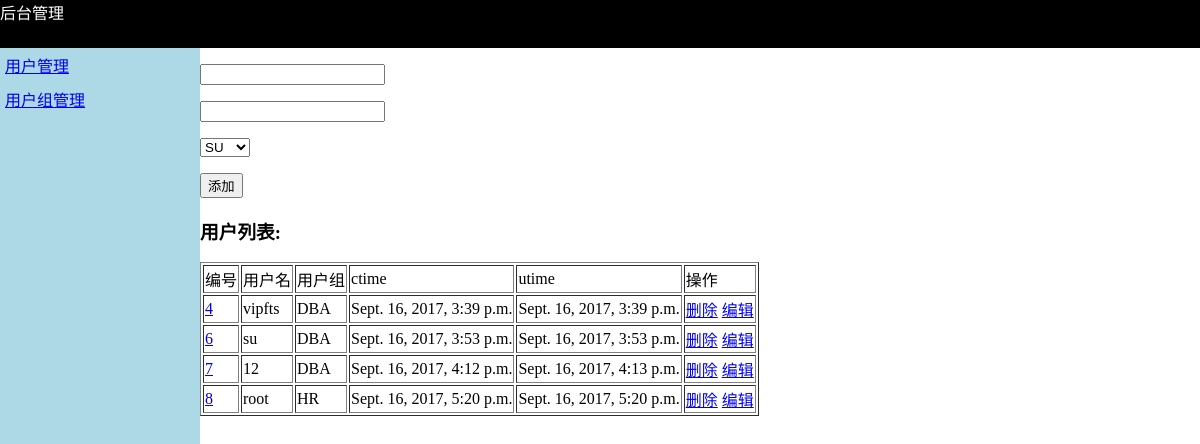
Page /cmdb/user_info/ on the committed database.
### cmdb/models.py (models this page shows)
class UserInfo(models.Model):
    username = models.CharField(max_length=32, error_messages={"required": ("必填")})
    password = models.CharField(max_length=64,help_text="请输入8位以上密码",verbose_name="pwd")
    email = models.EmailField(max_length=64)
    gender = models.CharField(max_length=10, null=True)
    ctime = models.DateTimeField(auto_now_add=True, null=True)
    utime = models.DateTimeField(auto_now=True, null=True)
    user_types = (
        (1, "超级管理员"),
        (2, "管理员"),
        (3, "普通用户"),
    )
    user_type_id = models.IntegerField(choices=user_types, default=3)
    user_group = models.ForeignKey("UserGroup", to_field="uid", default=1)

class UserGroup(models.Model):
    uid = models.AutoField(primary_key=True)
    caption = models.CharField(max_length=32)
    ctime = models.DateTimeField(auto_now_add=True, null=True)
    utime = models.DateTimeField(auto_now=True, null=True)

### cmdb/views.py (the view)
class UserInfo(View):
    def get(self, request):
        user_list = models.UserInfo.objects.all()
        user_group = models.UserGroup.objects.all()
        return render(request, 'user_info.html', {"user_list":user_list,"user_group":user_group})

### templates/user_info.html (shortened to what this page needs)
<!DOCTYPE html>
<html lang="en">
<head>
</head>
<body>
<div class="pg-header">后台管理</div>
<div class="pg-body-left">
    <a class="menu" href="/cmdb/user_info/">用户管理</a>
    <a class="menu" href="/cmdb/user_group">用户组管理</a>
</div>
<div class="pg-body-right">
    <div>
        <form action="/cmdb/signup/" method="post">
            <p><input type="text" name="username"/></p>
            <p><input type="text" name="password"/></p>
            <p>
                <select name="usergroup" id="s1">
                    {% for group in user_group %}
                        {% if group.uid == 2 %}
                            <option value="{{ group.uid }}" selected="selected">{{ group.caption }}</option>
                            {% else %}
                            <option value="{{ group.uid }}">{{ group.caption }}</option>
                        {% endif %}
                    {% endfor %}
                </select>
            </p>
            <input type="submit" value="添加">
        </form>
    </div>
    <h3>用户列表:</h3>
    <table border="1">
        <thead>
            <td>编号</td>
            <td>用户名</td>
            <td>用户组</td>
            <td>ctime</td>
            <td>utime</td>
            <td>操作</td>
        </thead>
        <tbody>
            {% for row in user_list %}
                <tr>
                    <td><a href="/cmdb/userdetail-{{ row.id }}/">{{ row.id }}</a></td>
                    <td>{{ row.username }}</td>
                    <td>{{ row.user_group.caption }}</td>
                    <td>{{ row.ctime }}</td>
                    <td>{{ row.utime }}</td>
                    <td>
                        <a href="/cmdb/deluser-{{ row.id }}/">删除</a>
                        <a href="/cmdb/edituser-{{ row.id }}/">编辑</a>
                    </td>
                </tr>
            {% endfor %}
        </tbody>
    </table>
</div>
</body>
</html>

### templates/user_info.html (style rules this page uses)
body { margin:0; }
.pg-header { height: 48px; background-color: black; color: white; }
.pg-body-left { position: absolute; top: 48px; bottom:0; left:0; width: 200px; background-color: lightblue; }
.pg-body-right { position: absolute; top: 48px; right:0; bottom:0; left: 200px; overflow: auto; }
.menu { display: block; cursor: pointer; padding: 5px; }

### rows in the picture
UserInfo: id "4", username "vipfts", user_group.caption "DBA", ctime "Sept. 16, 2017, 3:39 p.m.", utime "Sept. 16, 2017, 3:39 p.m."
UserInfo: id "6", username "su", user_group.caption "DBA", ctime "Sept. 16, 2017, 3:53 p.m.", utime "Sept. 16, 2017, 3:53 p.m."
UserInfo: id "7", username "12", user_group.caption "DBA", ctime "Sept. 16, 2017, 4:12 p.m.", utime "Sept. 16, 2017, 4:13 p.m."
UserInfo: id "8", username "root", user_group.caption "HR", ctime "Sept. 16, 2017, 5:20 p.m.", utime "Sept. 16, 2017, 5:20 p.m."

### other values in the picture
form field usergroup "SU"
